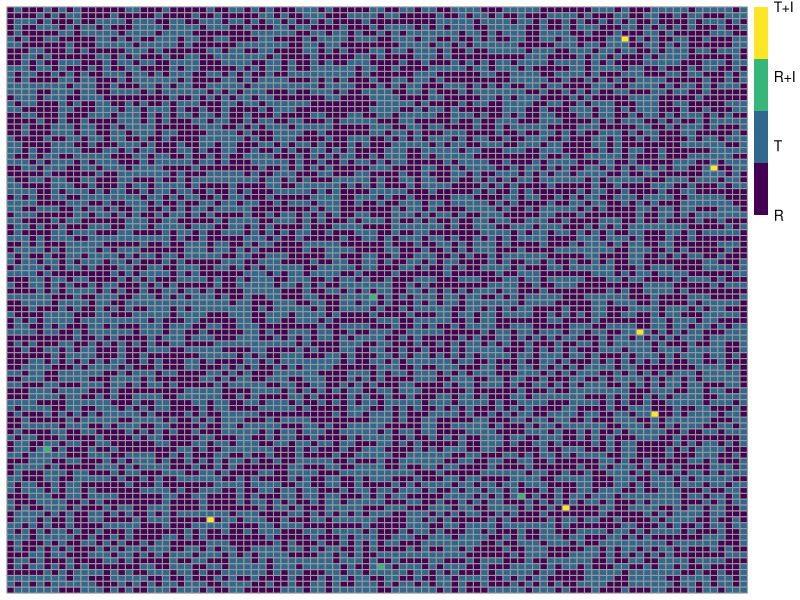
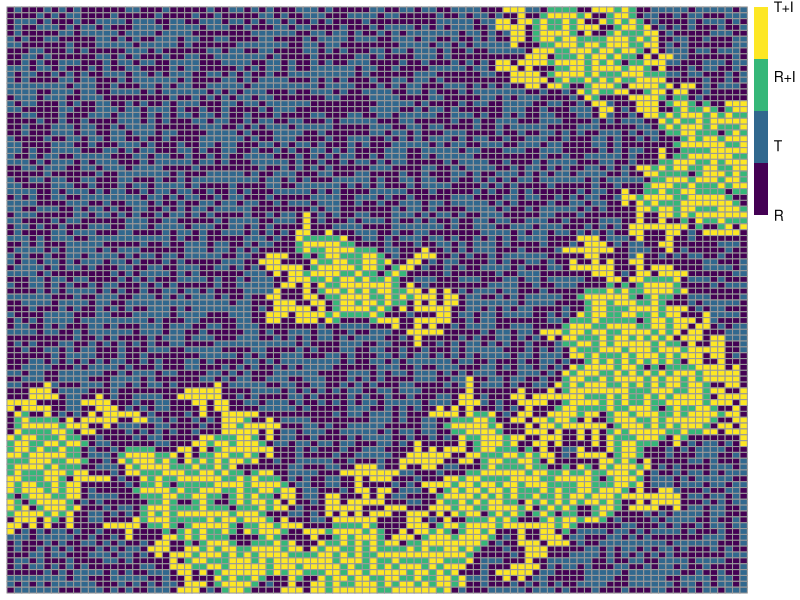
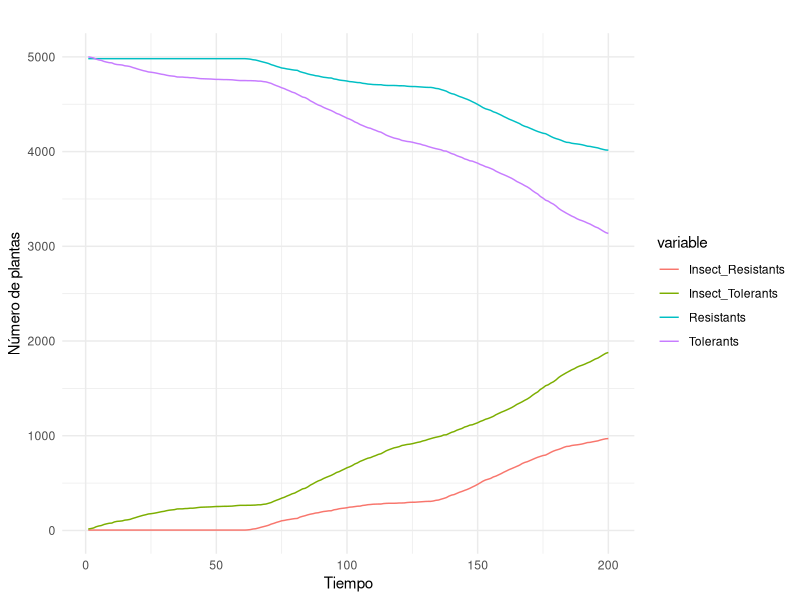
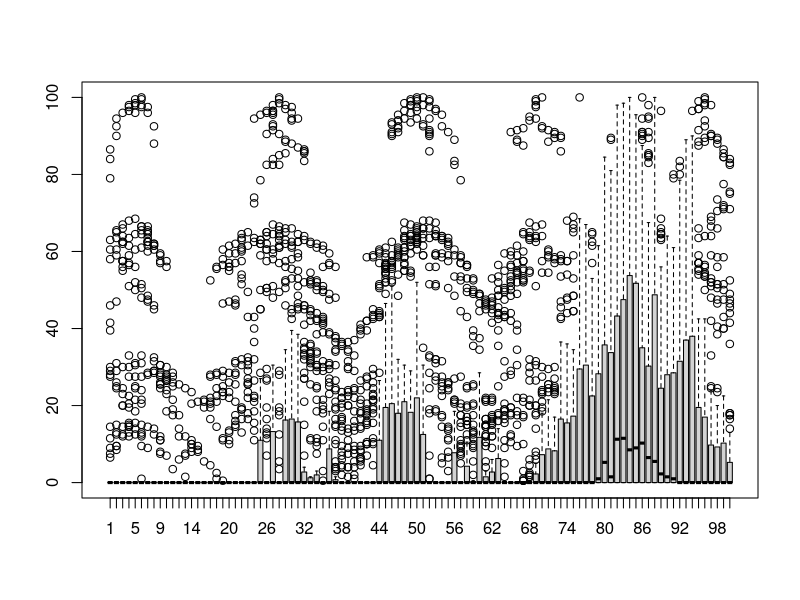

The R script that drew these images, in order: (Note: this script raises an error after producing the figures.)
library(viridis)
######################################

# 1.  Si en la celda central  
#     en su vecindad hay ,al menos, una planta tolerante 
#     existe una probabilidad p que el
#     escarabajo se mueva hacia esa planta tolerante

# 2.  Si en las vecindades de la celda central tolerante
#     sólo hay plantas resistentes, 
#     se pueden presentar dos posibles escenarios:
#       a) Que el escarabajo no se mueva de la planta tolerante (estado inicial)
#       b) Que el escarabajo se mueva a cualquier planta resistente con la misma 
#     probabilidad, dado que la planta tolerante (estado inicial) tiene un 
#     porcentaje de daño alto

#######################################



#######################################

### Regresión

######################################
seeds_tol<-function(consumo){
  
  return(rnorm(1,476.043,54.878) + (rnorm(1,-4.784,1.055) )*consumo)
}

seed_res<-function(consumo){
  
  return(3)
}
############################3

# Set the size of the grid
grid.size <- 100



# Create a matrix to represent the grid
grid <- matrix(rep(0,grid.size*grid.size),nrow=grid.size, ncol=grid.size)

# Select gradient of resistant: tolerant
res<-0.5
tol<-1-res

initial_configuration<-function(r,tam,rejilla){
for(i in 1:tam){
  for(j in 1:tam){
    x<-runif(1)
    #print(x)
    #print(i)
    #print(j)
    if(x < r ){
      rejilla[i,j]<-1
    }else{
      rejilla[i,j]<-2
    }
  }
}
  return(rejilla)
}

grid<-initial_configuration(res,grid.size,grid) 
# Set the initial values of the grid
# 1: Resistant
# 2: Tolerant
# 3: Resistant  +  Insect
# 4: Tolerant +    Insect

# First, an Insect in the middle 

if(grid[grid.size/2,grid.size/2]==1){
  grid[grid.size/2,grid.size/2] <- 3  
}else{
  grid[grid.size/2,grid.size/2] <- 4
}
#Initial Insects 
x<-sample(1:100,20)
for( i in 1:9){
  if(grid[x[i],x[i+1]] == 1){
    grid[x[i],x[i+1]] <- 3  
  }else{
    grid[x[i],x[i+1]] <- 4
  }
  
}

farben<-function(g){
  kleuren<-matrix(rep(0,grid.size*grid.size),nrow=grid.size, ncol=grid.size)
  for(i in 1:grid.size)
    for(j in 1:grid.size){
      if(g[i,j]==1){
        kleuren[i,j]="#440154FF"
      }else if(g[i,j]==2){
        kleuren[i,j]="#31688EFF"
      }else if(g[i,j]==3){
        kleuren[i,j]="#35B779FF"
      }else{
        kleuren[i,j]="#FDE725FF"
      }
    }
  return(kleuren)
}

colors<-farben(grid)


pheatmap::pheatmap(grid,color=c("#440154FF","#31688EFF","#35B779FF","#FDE725FF"),cluster_rows = FALSE,
                   cluster_cols = FALSE,
                   legend_labels = c("R","T","R+I","T+I"),
                   legend_breaks = c(1,2,3,4)
                   )


# Automata's Rules


############

# 1. If there is a tolerant plant surrounding a cell with an insect, 
# there is a probability that the insect moves toward that plant at the next step
# 2. 
# 3. The level of damage is indicated by the number of time steps 
# 4. If the level of damage
############

# Set the probability of an individual becoming eaten by an insect (Rule 1)
infection.probability <- 0.25

# Set the probability of an infected (Rule 2)
infection.probability_2 <- 0.20

# Threshold danio
umbral_danio<-30

# Set the maximum number of iterations
max.iterations <- 200

#Contabiliza el número de :
# 1: Resistant
# 2: Tolerant
# 3: Resistant  +  Insect
# 4: Tolerant +    Insect
# Para cada tiempo t

out<-data.frame(time=1:max.iterations,
                Resistants=rep(0,max.iterations),
                Tolerants=rep(0,max.iterations),
                Insect_Resistants=rep(0,max.iterations),
                Insect_Tolerants=rep(0,max.iterations))

danio<-matrix(rep(0,grid.size*grid.size),nrow=grid.size, ncol=grid.size)

new.grid<-grid
# Run the cellular automata
for(iteration in 1:max.iterations){
  # Create a new matrix to store the updated grid
  #new.grid <- matrix(rep(1,grid.size*grid.size), nrow=grid.size, ncol=grid.size)

  # Loop over each cell in the grid
  for (i in 1:grid.size) {
    for (j in 1:grid.size) {
      # RULE 1
      # If the cell is TOLERANT or RESITANT and currently with 
      # an insect
        if (grid[i,j] == 4 | grid[i,j]==3) {
          #The level of damage increases one unit
          #danio[i,j]<-(danio[i,j] + 1)/max.iterations
          # Check the surrounding cells to see if any are TOLERANT 
          #tolerant.neighbors <- 0
          if (i > 1 && grid[i-1,j] == 2) {if(runif(1) < infection.probability) new.grid[i-1,j] = 4}
          if (i < grid.size && grid[i+1,j] == 2) {if (runif(1) < infection.probability) new.grid[i+1,j] = 4}
          if (j > 1 && grid[i,j-1] == 2) {if (runif(1) < infection.probability)  new.grid[i,j-1] = 4}
          if (j < grid.size && grid[i,j+1] == 2) {if (runif(1) < infection.probability) new.grid[i,j+1] = 4}
        
          }
      # If the cell is TOLERANT and currently with an insect
      if (grid[i,j] == 4 & danio[i,j] > umbral_danio) {
        # Check the surrounding cells to see if any are TOLERANT
        #danio[i,j]<-(danio[i,j] +1)/max.iterations
        if (i > 1 && grid[i-1,j] == 1) {if (runif(1) <infection.probability_2) new.grid[i-1,j] = 3}
        if (i < grid.size && grid[i+1,j] == 1) {if (runif(1) < infection.probability_2) new.grid[i+1,j] = 3}
        if (j > 1 && grid[i,j-1] == 1) {if (runif(1) < infection.probability_2)  new.grid[i,j-1] = 3}
        if (j < grid.size && grid[i,j+1] == 1) {if (runif(1) < infection.probability_2) new.grid[i,j+1] = 3}

      }
    }
  }
  
  # Update the grid and danio with the new values
   for(i in 1:grid.size)
     for(j in 1:grid.size){
       if(grid[i,j]==3 | grid[i,j]==4){
         danio[i,j]<-danio[i,j] + 100/max.iterations
       }
     }
   grid <- new.grid
   #print(table(grid)[[2]])
   if(any(grid==3)){
   out[iteration,2]<-table(grid)[[1]]
   out[iteration,3]<- table(grid)[[2]]
   out[iteration,4] <-table(grid)[[3]]
   out[iteration,5] <-table(grid)[[4]]}else{
   out[iteration,2]<-table(grid)[[1]]
   out[iteration,3]<- table(grid)[[2]]
   out[iteration,4] <-0  
   }
   
   
}
pheatmap::pheatmap(grid,color=c("#440154FF","#31688EFF","#35B779FF","#FDE725FF"),cluster_rows = FALSE,
                   cluster_cols = FALSE,
                   legend_labels = c("R","T","R+I","T+I"),
                   legend_breaks = c(1,2,3,4)
)




library(ggplot2)
library(tidyr)

df_long <- gather(out, key = "variable", value = "value", -time)

ggplot(df_long, aes(x = time, y = value, color = variable)) +
  geom_line() +
  labs(title = "",
       x = "Tiempo",
       y = "Número de plantas") +
  theme_minimal()


boxplot(danio)

cuentas_final<-table(grid)
write.csv(cuentas_final,"~/Desktop/Cuentas_final_res0.1.csv")
write.csv(danio,"~/Desktop/Danio_final_res0.1.csv")
write.csv(grid,"~/Desktop/Configuracion_final_res0.1.csv")


